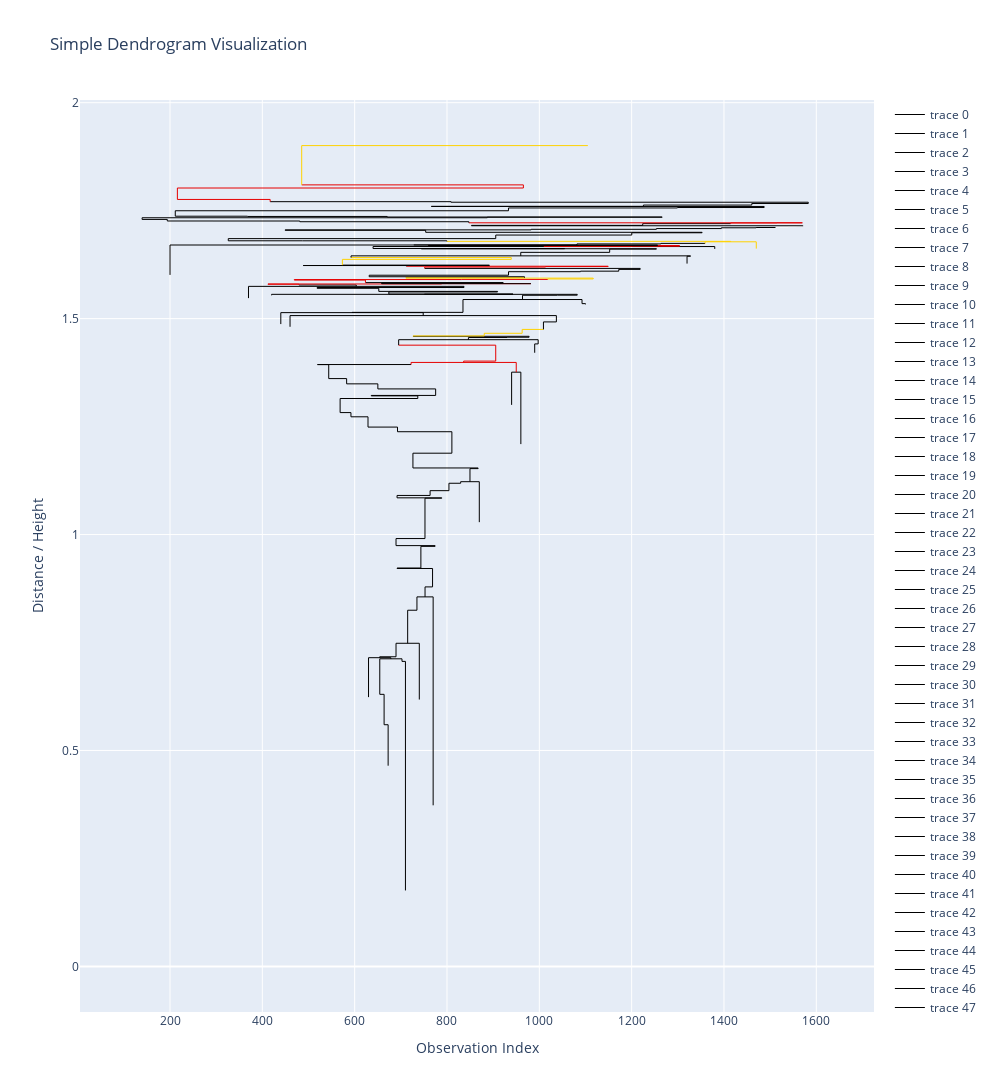

Notebook source saved alongside this figure:
### Code cell
segments = get_dendrogram_segments(linkage_matrix[:, [0,1,3,4]])
fig = plot_dendrogram_plotly(segments, colors=colors, scores=scores)
fig.update_layout(height=2000)
fig.show()
